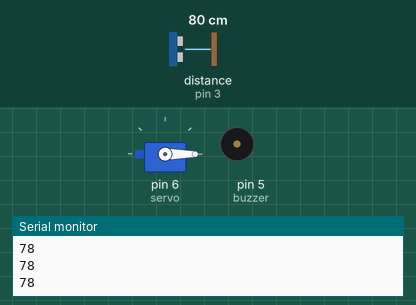
This program was run on a simulated Arduino Uno, built with avr-gcc and run on an emulated ATmega328P. Parts: servo, buzzer (waves = sounding, pin HIGH), the last lines printed to the serial monitor. Wiring (inferred from the names in the program): ultrasonic range finder: trigger pin 2; echo pin 3. Inputs (shaded band) come from the test bench; at power-on: distance to the obstacle (sensor on pin 3) 80 cm. The echo pulse lasts 58.3 µs per cm; pins used as bus, display or sensor lines are not drawn.

Above: at 1.2 s.
1.3 s: distance to the obstacle (sensor on pin 3) set to 33 cm
2.8 s: distance to the obstacle (sensor on pin 3) set to 28 cm
At 3.5 s:
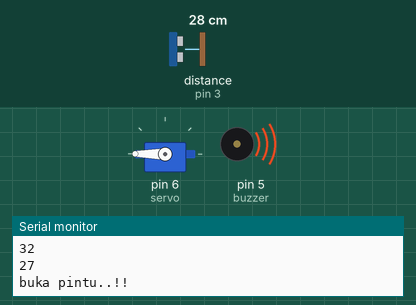
4.3 s: distance to the obstacle (sensor on pin 3) set to 35 cm
At 5.2 s:
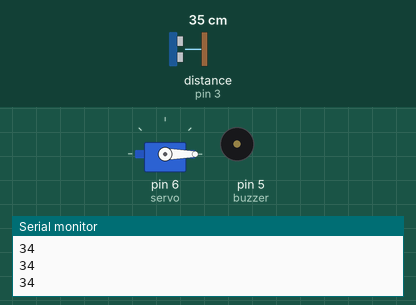
6.3 s: distance to the obstacle (sensor on pin 3) set to 2 cm
At 7.4 s:
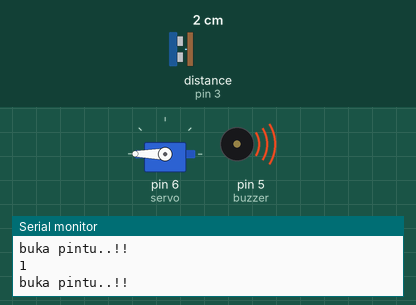
Timing chart, 0 to 8.8 s (numbered marks = the images above; inputs shaded):
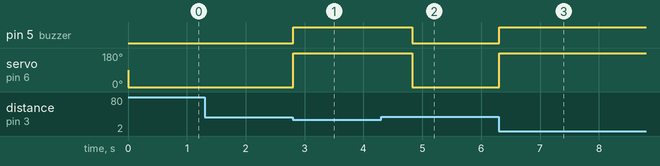

Measured:
- the behaviour switches between 31 and 30 cm on distance to the obstacle (sensor on pin 3) (found by bisection; images 0 and 1)
- after the input at 2.8 s, pin 5 (buzzer): LOW → HIGH at once; servo on pin 6 (servo): 0° → 180° at once
- after the input at 4.3 s, pin 5 (buzzer): HIGH → LOW after 0.53 s; servo on pin 6 (servo): 180° → 0° after 0.53 s
- after the input at 6.3 s, pin 5 (buzzer): LOW → HIGH at once; servo on pin 6 (servo): 0° → 180° at once

The program:

main.cpp
```cpp
#include <Arduino.h>
#include <Servo.h>

Servo servo1;

int TRIG = 2;
int ECHO = 3;
//==========
int servo = 6;
int lamps = 1;
int buzzer = 5;

void setup( ) {
  // put your setup code here, to run once:
  pinMode(TRIG, OUTPUT);
  pinMode(ECHO, INPUT);
  // pinMode(lamps, OUTPUT);
  pinMode(buzzer, OUTPUT);
  Serial.begin(9600);
  servo1.attach(servo);
}

void loop( ) {
  // put your main code here, to run repeatedly:
  digitalWrite(TRIG, HIGH);
  delayMicroseconds(10);
  digitalWrite(TRIG, LOW);

  // read in the duration of the echo pulse
  int durasi;
  durasi = pulseIn(ECHO, HIGH);

  int jarak;
  jarak = durasi / 2 * 0.0340;
  Serial.println(jarak);


  // Servo
  servo1.write(0);
  if (jarak > 0 && jarak < 30){
    servo1.write(180);
    // digitalWrite(lamps, HIGH);
    digitalWrite(buzzer, HIGH);
    Serial.println("buka pintu..!!");
    delay(1000);

  }else{
    servo1.write(0);
    digitalWrite(buzzer, LOW);
  }

// }else if(jarak > 60){
//   digitalWrite(lamps, LOW);
// };
// servo1.write(0);
// delay(1000);
// servo1.write(100);
// delay(1000);

}
```
